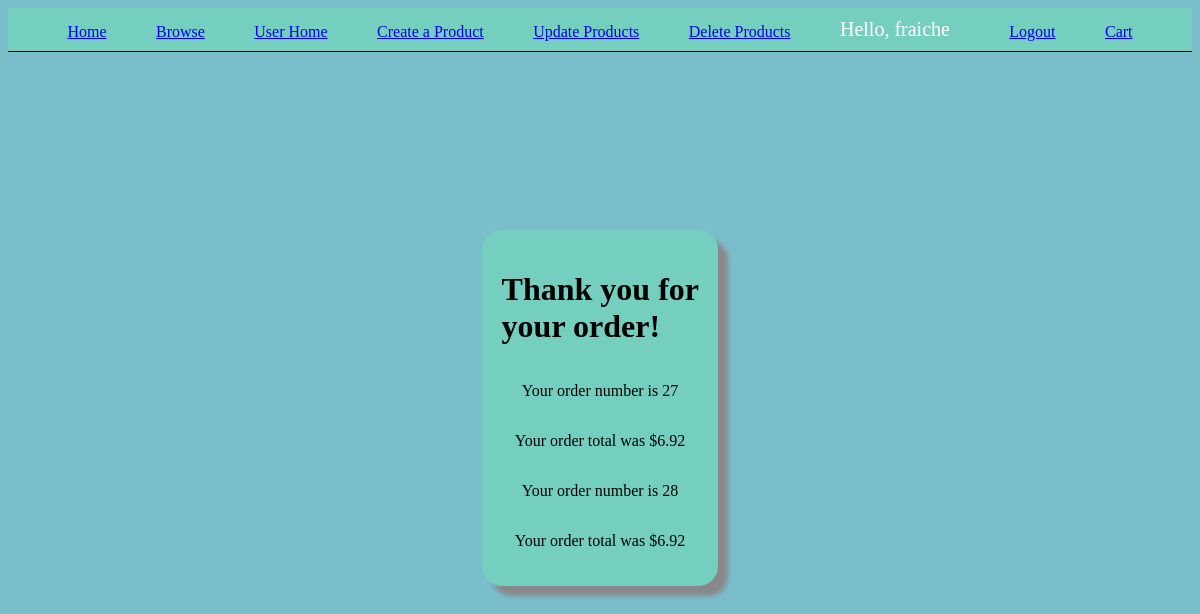
/checkout/ (signed in), run on an earlier commit of the app's database.
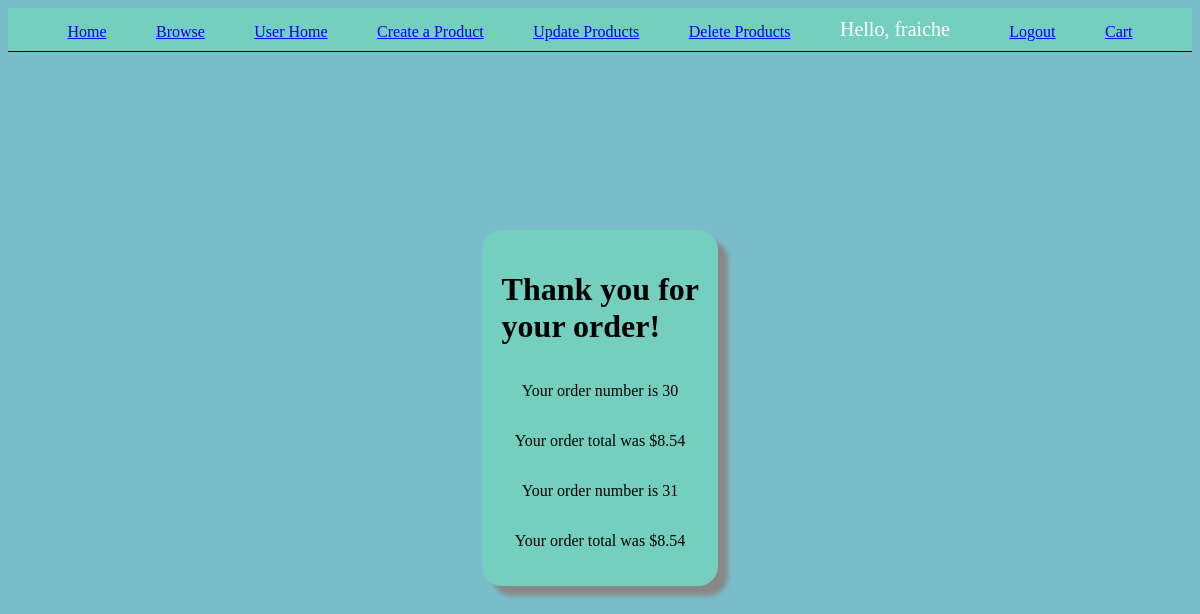
And on a later commit of the database.
### app/models.py (models this page shows, shortened)
class Order(models.Model):
    STATUS = (
        ('Pending', 'Pending'),
        ('Out for delivery', 'Out for delivery'),
        ('Delivered', 'Delivered'),
    )
    customer = models.ForeignKey(User, null=True, on_delete=models.CASCADE)
    product = models.ForeignKey(Product, null=True, on_delete=models.CASCADE)
    quantity = models.IntegerField(default=0, null=True)
    status = models.CharField(max_length=200, null=True, choices=STATUS)

### app/views.py (the view)
# urls.py: path("checkout/", checkoutPage, name="checkout"),
def checkoutPage(request):
    if request.method == "POST":
        orders = Order.objects.filter(customer=request.user, status='Pending')
        for order in orders:
            order.status = 'Out for delivery'
            order.save()
        return redirect('cart')
    orders = Order.objects.filter(customer=request.user, status='Pending')
    total_price = sum(order.product.price * order.quantity for order in orders)
    context = {'orders': orders, 'total_price': total_price}
    return render(request, 'checkout.html', context)

### app/templates/checkout.html
{%extends 'base.html'%}
{%block content%}
<div class="allDone">
<h1>Thank you for your order!</h1>
{% for order in orders %}
<p>Your order number is {{order.id}}</p>
<p>Your order total was ${{total_price|floatformat:2 }}</p>
{% endfor%}
</div>
{%endblock%}

What changed in the data, as far as the page shows it:
removed Order: id "27", total_price "6.92"
removed Order: id "28", total_price "6.92"
added Order: id "30", total_price "8.54"
added Order: id "31", total_price "8.54"
